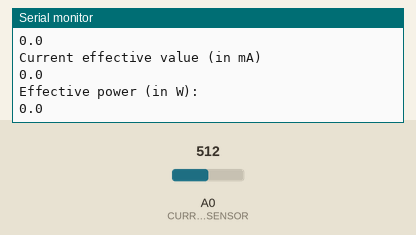
Recording of a sketch running on a simulated Arduino Uno, built with avr-gcc and run on an emulated ATmega328P. Parts: the last lines printed to the serial monitor. The inputs (shaded band) are chosen by the test bench; at power-on: A0 (CURRENT_SENSOR) = 512.

Above: at 1.2 s.
1.3 s: A0 (CURRENT_SENSOR) set to 716
At 2.0 s:
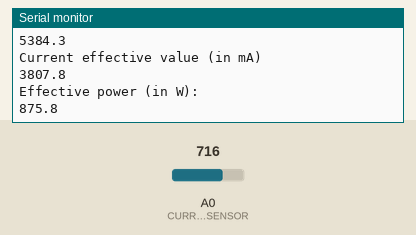
2.8 s: A0 (CURRENT_SENSOR) set to 900
At 3.6 s:
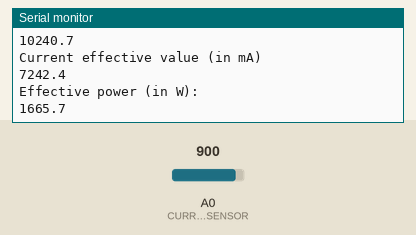
Timing chart, 0 to 5.8 s (numbered marks = the images above; inputs shaded):
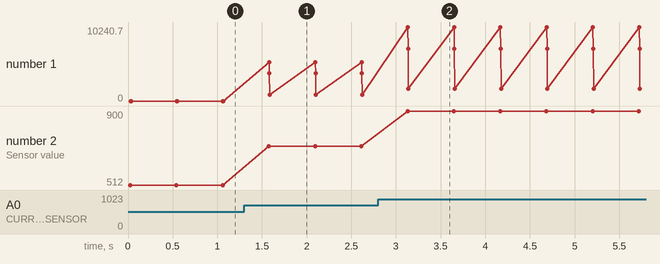

Measured:
- after the input at 1.3 s, the serial monitor: prints a new line after 0.28 s (image 1)
- after the input at 2.8 s, the serial monitor: prints a new line after 0.33 s (image 2)
- plotted number 1: 0 → 875.8 after the input at 1.3 s, 875.8 → 1665.7 after the input at 2.8 s
- plotted number 2: 512 → 716 after the input at 1.3 s, 716 → 900 after the input at 2.8 s

The sketch:

sensor_test.ino
```cpp
// Sketch to test the current sensor

// Define current sensor pin
#define CURRENT_SENSOR A0

// Define measurement variables
float amplitude_current;
float effective_value;
float effective_voltage = 230; // Set voltage to 230V (Europe) or 110V (US)
float effective_power;
float zero_sensor;

void setup(void)
{
  // Init serial
  Serial.begin(115200);

  // Calibrate sensor with null current
  zero_sensor = getSensorValue();
  Serial.print("Zero point sensor: ");
  Serial.println(zero_sensor);
  Serial.println("");

}

void loop(void)
{

  // Perform power measurement
  float sensor_value = getSensorValue();
  Serial.print("Sensor value: ");
  Serial.println(sensor_value);

  // Convert to current
  amplitude_current=(float)(sensor_value-zero_sensor)/1024*5/185*1000000;
  effective_value=amplitude_current/1.414;

  // Plot data
  Serial.println("Current amplitude (in mA): ");
  Serial.println(amplitude_current,1);
  Serial.println("Current effective value (in mA)");
  Serial.println(effective_value,1);
  Serial.println("Effective power (in W): ");
  Serial.println(abs(effective_value*effective_voltage/1000),1);
  Serial.println("");

  // Poll every 50ms
  delay(500);

}

// Get the reading from the current sensor
float getSensorValue()
{
  int sensorValue;
  float avgSensor = 0;
  int nb_measurements = 100;
  for (int i = 0; i < nb_measurements; i++) {
    sensorValue = analogRead(CURRENT_SENSOR);
    avgSensor = avgSensor + float(sensorValue);
  }
  avgSensor = avgSensor/float(nb_measurements);
  return avgSensor;
}
```
